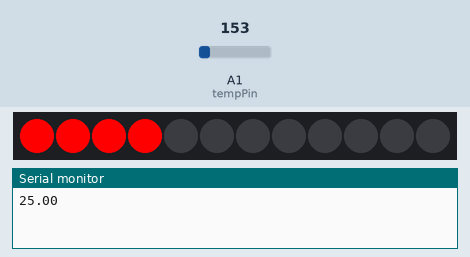
Simulated run of this sketch. Board: Arduino Uno, built with avr-gcc and run on an emulated ATmega328P. Shown: 12 RGB LEDs in strip order, left to right, the last lines printed to the serial monitor. Inputs (shaded band) come from the test bench; at power-on: A1 (tempPin) = 153.

Above: at 1.8 s.
1.9 s: A1 (tempPin) set to 165
At 2.6 s:
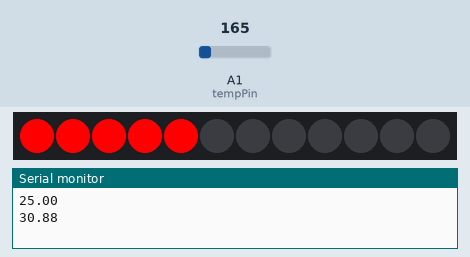
3.5 s: A1 (tempPin) set to 191
At 5.2 s:
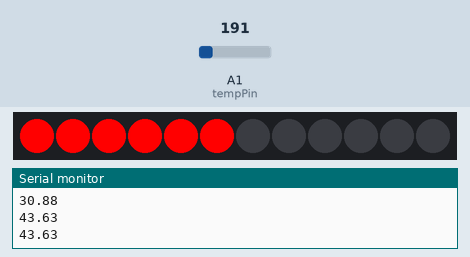
5.5 s: A1 (tempPin) set to 221
At 6.8 s:
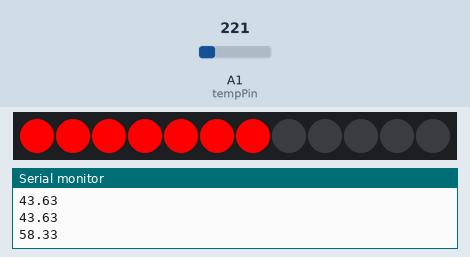
Timing chart, 0 to 8.5 s (numbered marks = the images above; inputs shaded):
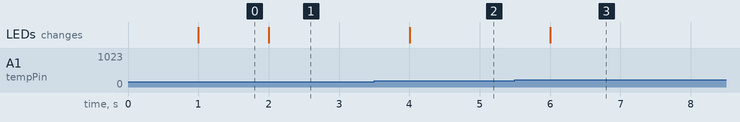

The sketch:

ex3.ino
```cpp
// (C) __Parisa Babaei, Manely Abbasi, Meis Salim, group: 17 __ (2024)
// Work package 4
// Exercise 3
// Submission code: 639965


// The template for the code snippet was taken from the lecture material
// Based on the following tutorial: https://www.instructables.com/Arduino-Timer-Interrupts/

#include <Adafruit_NeoPixel.h>

const int pixelNumber = 12; // The number of LEDs in the ring
const int pixelPin = 2;     // The pin that the LED ring is connected to
// Create an instance of the Adafruit_NeoPixel class
Adafruit_NeoPixel pixels = Adafruit_NeoPixel(pixelNumber, pixelPin, NEO_GRB + NEO_KHZ800);
int onPixel = 0; // The pixel that is currently on

const int tempPin = A1; // The pin that the temperature sensor is connected to
int tempReading;        // The reading from the temperature sensor
float tempVoltage;      // The voltage from the temperature sensor
float temp;             // The temperature in degrees Celsius

const int ledPin = 11; // The pin that the LED is connected to

void setup()
{
    pinMode(tempPin, INPUT); // Set the temperature sensor pin as an input

    setup_timer_1(); // Set up the timer

    pixels.begin(); // Initialize the LED ring

    Serial.begin(9600); // Start the serial communication
}

void loop() // The loop function is empty because the timer interrupt will handle the LED control
{
}

void setup_timer_1() // This function sets up the timer
{

    cli(); // Disable global interrupts

    TCCR1A = 0; // Set entire TCCR1A to 0
    TCCR1B = 0; // Set entire TCCR1B to 0
    TCNT1 = 0;  // Initialize counter value to 0

    OCR1A = 15624; // Set the value that you want to count to
    // OCR1A = 16 000 000 / (1024 * 1) - 1 = 15 625 - 1 = 15 624

    TCCR1B |= (1 << WGM12);              // Configure timer 1 for CTC mode
    TCCR1B |= (1 << CS12) | (1 << CS10); // Set CS12 and CS10 bits for 1024 prescaler

    TIMSK1 |= (1 << OCIE1A); // Enable the compare match interrupt

    sei(); // Enable global interrupts
}

ISR(TIMER1_COMPA_vect) // This function is called when the timer interrupt occurs
{
    cli(); // Disable global interrupts

    // Read the temperature sensor
    tempReading = analogRead(tempPin);
    // Convert the temperature sensor reading to a voltage
    tempVoltage = (tempReading * 5.0195) / 1024.0;
    // Convert the voltage to a temperature in degrees Celsius
    temp = (tempVoltage - 0.5) * 100;

    Serial.println(temp); // Print the temperature to the serial monitor

    onPixel = (int)map(temp, -40, 125, 0, pixelNumber); // Map the temperature to the number of LEDs to turn on

    for (int i = 0; i < pixelNumber; i++) // Loop through each LED in the ring
    {
        if (i < onPixel) // If the LED is less than the number of LEDs to turn on
        {
            pixels.setPixelColor(i, pixels.Color(255, 0, 0)); // Set the LED to red
        }
        else
        {
            pixels.setPixelColor(i, pixels.Color(0, 0, 0)); // Set the LED to off
        }
    }

    if (onPixel == pixelNumber) // If all the LEDs are on
    {
        digitalWrite(ledPin, HIGH); // Turn on the red LED
    }
    else
    {
        digitalWrite(ledPin, LOW); // Turn off the red LED
    }

    pixels.show(); // Update the LED ring

    sei(); // Enable global interrupts
}
```

Measured:
- after the input at 1.9 s, the LEDs: change after 0.10 s (image 1)
- after the input at 3.5 s, the LEDs: change after 0.50 s (image 2)
- after the input at 5.5 s, the LEDs: change after 0.50 s (image 3)
